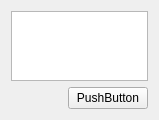
<?xml version="1.0" encoding="UTF-8"?>
<ui version="4.0">
 <class>C_OgeWiError</class>
 <widget class="QWidget" name="C_OgeWiError">
  <property name="geometry">
   <rect>
    <x>0</x>
    <y>0</y>
    <width>159</width>
    <height>120</height>
   </rect>
  </property>
  <property name="windowTitle">
   <string>Form</string>
  </property>
  <layout class="QVBoxLayout" name="verticalLayout">
   <item>
    <widget class="QPlainTextEdit" name="pc_ErrorDescription"/>
   </item>
   <item>
    <layout class="QHBoxLayout" name="horizontalLayout">
     <item>
      <spacer name="horizontalSpacer">
       <property name="orientation">
        <enum>Qt::Horizontal</enum>
       </property>
       <property name="sizeHint" stdset="0">
        <size>
         <width>40</width>
         <height>20</height>
        </size>
       </property>
      </spacer>
     </item>
     <item>
      <widget class="stw::opensyde_gui_elements::C_OgePubDialog" name="pc_PushButtonOk">
       <property name="text">
        <string>PushButton</string>
       </property>
      </widget>
     </item>
    </layout>
   </item>
  </layout>
 </widget>
 <customwidgets>
  <customwidget>
   <class>stw::opensyde_gui_elements::C_OgePubDialog</class>
   <extends>QPushButton</extends>
   <header>C_OgePubDialog.hpp</header>
  </customwidget>
 </customwidgets>
 <resources/>
 <connections/>
</ui>
